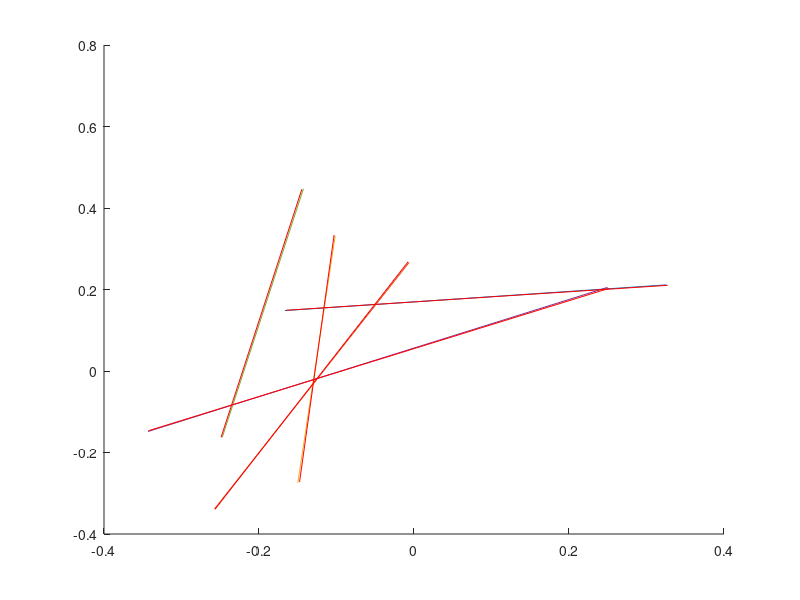

The MATLAB source for this figure: (Note: this script raises an error after producing the figure.)
%test the pose estimation from line correspondences problem
clear all;
clc;

numOfLines = 5; %please set the number of lines (numOfLines>=4)
noiseStd   = 5/1024; %please set the Std of image noise. (noiseStd = 0 or 10 pixels)

%first creat simulation data; 
startPoint =  rand(numOfLines,2) - 0.5;%creat the end points of line in the image plane
endPoint   =  rand(numOfLines,2) - 0.5;

figure;
hold on;
for i=1:numOfLines
plot(startPoint(i,:), endPoint(i,:))
end


startPointDepth = 2*rand(numOfLines,1)+1.1;%creat the depth of line end points to generate 3D line end points
endPointDepth   = 2*rand(numOfLines,1)+1.1;
startPoint3D = [startPoint(:,1).* startPointDepth, startPoint(:,2).* startPointDepth,startPointDepth];
endPoint3D = [endPoint(:,1).* endPointDepth, endPoint(:,2).* endPointDepth, endPointDepth];

%Rotation matrix from camera to world frame R_cw
theta_x = 2*rand(1)-1;
theta_y = 2*rand(1)-1;
theta_z = 2*rand(1)-1;
r_x = [1,0,0; 0, cos(theta_x), - sin(theta_x); 0, sin(theta_x), cos(theta_x) ];
r_y = [cos(theta_y), 0, sin(theta_y); 0, 1, 0; - sin(theta_y), 0, cos(theta_y)];
r_z = [cos(theta_z), - sin(theta_z), 0; sin(theta_z), cos(theta_z), 0; 0, 0, 1];
R_cw = r_z * r_y * r_x
% translation from camera to world frame T_cw
T_cw = 2*rand(3,1)

%generate the 3D line direction V and point P in world frame
startPoint3D_w = zeros(numOfLines,3);
endPoint3D_w   = zeros(numOfLines,3);
V = zeros(numOfLines,3);
for i=1:numOfLines 
    startPoint3D_w(i,:) = (R_cw * startPoint3D(i,:)' + T_cw)'; %P_w = R_cw * P_c + T_cw i.e. P_c = R_wc (P_w - T_cw);
    endPoint3D_w(i,:)   = (R_cw * endPoint3D(i,:)' + T_cw)';
    dir = R_cw*(endPoint3D(i,:) - startPoint3D(i,:))';
    V(i,:) = dir/norm(dir);
end
P = startPoint3D_w;
%add some noise to the endpoints 
startPointNoise =  noiseStd*(rand(numOfLines,2) - 0.5);
endPointNoise   =  noiseStd*(rand(numOfLines,2) - 0.5);
startPoint      =  startPoint + startPointNoise;
endPoint        =  endPoint   + endPointNoise;

xs = zeros(3,numOfLines);
xe = zeros(3,numOfLines);
for i= 1:numOfLines
    xs(1:3, i) = [startPoint(i,:), 1]';
    xe(1:3, i) = [endPoint(i,:), 1]';
end

for i=1:numOfLines
plot(startPoint(i,:), endPoint(i,:), 'r')
end
hold off;
 
%call the PnL() function to estimate camera pose.
[RPnLR_cw, RPnLT_cw] = PnL(xs,xe,V',P')
%call the R_and_T() function to refine the estimated camera pose.
[RPnLppR_cw, RPnLppT_cw] =  R_and_T(xs,xe,startPoint3D_w',endPoint3D_w',RPnLR_cw, RPnLT_cw)
